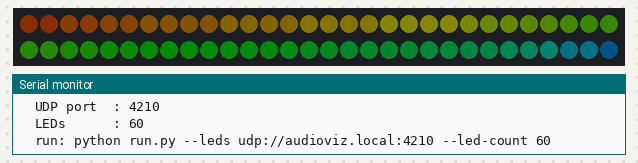
This sketch was run on a simulated ESP32. On the bench: 60 RGB LEDs in strip order, left to right, continuing on the next row, the last lines printed to the serial monitor. Dim RGB values are drawn brighter than linear; WiFi joins after 1.5 s; servers stay silent unless stated.

Above: at 1.51 s.
At 2.52 s:
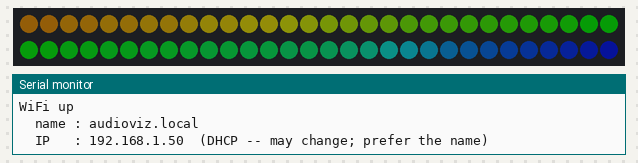
At 9.18 s:
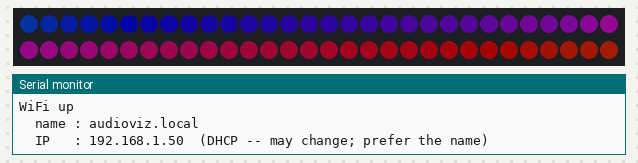
At 13.5 s:
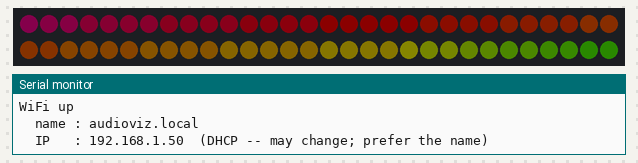
At 20.72 s:
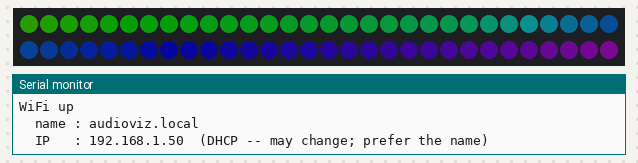
At 37.5 s:
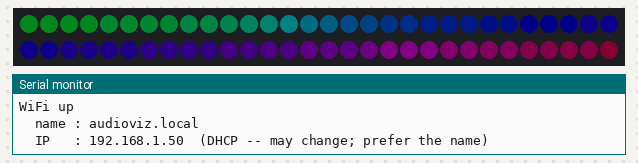

The sketch:

esp32_udp_ws2812.ino
```cpp
// esp32_udp_ws2812.ino
// ---------------------------------------------------------------------------
// audioviz LED receiver for an ADDRESSABLE strip (WS2812 / WS2812B / SK6812 --
// the 4-wire kind whose pins are 5V, GND, DIN, DOUT).
//
// The Mac decides every color; this sketch is a dumb driver. If frames stop
// arriving for AV_IDLE_TIMEOUT_MS it falls back to its own breathing
// animation, so the strip never just goes dead when you quit run.py.
//
// SETUP
//   1. Arduino IDE -> Boards Manager -> install "esp32" by Espressif.
//   2. Library Manager -> install "FastLED".
//   3. cp wifi_secrets.example.h wifi_secrets.h and fill in your network,
//      then set LED_COUNT below to match your strip.
//   4. Upload, then open Serial Monitor at 115200 -- it prints its name and IP.
//   5. On the Mac (the NAME, not the IP -- see HOSTNAME below):
//        python run.py --source mic --leds udp://audioviz.local:4210 --led-count <LED_COUNT>
//   Step by step, including moving the board to a wall socket:
//   firmware/QUICKSTART.md
//
// WIRING
//   DIN  <- GPIO 5 (through a 330 ohm resistor, close to the strip)
//   GND  <- ESP32 GND *and* the power supply ground (common ground is required)
//   5V   <- 5V supply rated for ~60mA per LED at full white. Do NOT power a
//           full strip from the ESP32's onboard regulator.
//   Add a 1000uF capacitor across the strip's 5V/GND to absorb inrush.
//
//   The ESP32's data pin is 3.3V and WS2812 wants ~0.7*5V = 3.5V. It usually
//   works anyway; if the first LED flickers or shows wrong colors, add a
//   74AHCT125 level shifter on the data line. That is the single most common
//   cause of "it mostly works but glitches".
// ---------------------------------------------------------------------------

#include <WiFi.h>
#include <WiFiUdp.h>
#include <FastLED.h>
#include "av_proto.h"
#include "av_net.h"

// ---- configure me ---------------------------------------------------------
// Credentials live in wifi_secrets.h beside this file (gitignored) so they
// never reach git: copy wifi_secrets.example.h to wifi_secrets.h and fill it in.
#if __has_include("wifi_secrets.h")
  #include "wifi_secrets.h"
#else
  #define WIFI_SSID_VALUE "YOUR_WIFI_NAME"
  #define WIFI_PASS_VALUE "YOUR_WIFI_PASSWORD"
#endif
static const char *WIFI_SSID = WIFI_SSID_VALUE;
static const char *WIFI_PASS = WIFI_PASS_VALUE;

#define LED_PIN     5
#define LED_COUNT   60      // must match --led-count on the Python side
#define UDP_PORT    4210

// The board's name on the network. It takes its ADDRESS from DHCP as usual,
// but answers to <HOSTNAME>.local over mDNS, so unplugging it from the wall
// and plugging it back in can't invalidate your command line even if the
// router hands out a different IP. Change it only if you run two of these.
#define HOSTNAME    "audioviz"
#define MAX_MILLIAMPS 2000  // FastLED brownout guard; match your PSU
// ---------------------------------------------------------------------------

CRGB leds[LED_COUNT];
WiFiUDP udp;

static uint8_t  packet[AV_HEADER_SIZE + LED_COUNT * 3 + 16];
static uint32_t lastFrameMs = 0;
static uint8_t  lastSeq     = 0;
static bool     haveSeq     = false;
static uint32_t framesRx = 0, framesDropped = 0;

void setup() {
  Serial.begin(115200);
  delay(200);

  FastLED.addLeds<WS2812B, LED_PIN, GRB>(leds, LED_COUNT);
  FastLED.setMaxPowerInVoltsAndMilliamps(5, MAX_MILLIAMPS);
  FastLED.clear(true);

  // Non-blocking: the idle animation below runs while this connects, so a
  // board that boots faster than the router still lights up and joins later.
  avNetBegin(WIFI_SSID, WIFI_PASS, HOSTNAME);

  Serial.printf("audioviz LED receiver ready\n");
  Serial.printf("  UDP port  : %d\n", UDP_PORT);
  Serial.printf("  LEDs      : %d\n", LED_COUNT);
  Serial.printf("\n  run: python run.py --leds udp://%s.local:%d --led-count %d\n\n",
                HOSTNAME, UDP_PORT, LED_COUNT);
}

void loop() {
  // Rebind the socket whenever the link comes back: the old one is bound to
  // an address the interface no longer holds.
  if (avNetLoop()) udp.begin(UDP_PORT);

  int size = udp.parsePacket();
  if (size > 0) {
    int len = udp.read(packet, sizeof(packet));
    AvFrame frame;
    if (len > 0 && avParse(packet, (size_t)len, &frame)) {
      // sequence gap = packets lost in flight. A trickle is normal on WiFi
      // and invisible on the strip; a flood means a bad network path.
      if (haveSeq) framesDropped += (uint8_t)(frame.seq - lastSeq - 1);
      lastSeq = frame.seq;
      haveSeq = true;
      framesRx++;

      // The strip is the authority on length: honor whichever is smaller so a
      // --led-count mismatch dims part of the strip instead of overrunning.
      uint16_t n = frame.count < LED_COUNT ? frame.count : LED_COUNT;
      for (uint16_t i = 0; i < n; i++) {
        leds[i] = CRGB(frame.rgb[i * 3], frame.rgb[i * 3 + 1], frame.rgb[i * 3 + 2]);
      }
      for (uint16_t i = n; i < LED_COUNT; i++) leds[i] = CRGB::Black;

      FastLED.show();
      lastFrameMs = millis();

      if ((framesRx % 600) == 0) {   // ~every 10s at 60fps
        Serial.printf("frames=%lu dropped=%lu\n", framesRx, framesDropped);
      }
    }
    return;
  }

  // ---- fallback: nobody is driving us, so drive ourselves -----------------
  if (millis() - lastFrameMs > AV_IDLE_TIMEOUT_MS) {
    uint8_t v   = avIdleBreath(millis());
    uint8_t hue = (uint8_t)((millis() / 60) & 0xFF);   // slow hue drift
    for (uint16_t i = 0; i < LED_COUNT; i++) {
      leds[i] = CHSV(hue + (uint8_t)(i * 2), 200, v);
    }
    FastLED.show();
    delay(16);
    haveSeq = false;   // don't count the gap as drops when Python returns
  }
}
```

av_net.h
```cpp
// av_net.h -- audioviz WiFi bring-up and keep-alive, MCU side.
//
// The problem this solves: the board is powered from a wall socket, so every
// time it is unplugged it reboots, and DHCP is free to hand it a *different*
// address than last time. An IP baked into a `--leds udp://...` command is
// therefore stale the moment the lease changes.
//
// The fix is not a static IP -- a hand-picked address outside the router's
// pool is one more thing to get wrong on a new network. Instead the board
// keeps taking its address from DHCP and *advertises* itself over mDNS under
// a fixed name, so `audioviz.local` resolves to whatever DHCP just gave it.
// Python resolves that name (and re-resolves it if sends start failing), so
// the command line never has to change again.
//
// The second half is reconnection. A board plugged into the wall routinely
// boots faster than the router it wants to join, and WiFi drops on its own
// besides, so connecting must never be a blocking wait in setup(): the idle
// animation should run the whole time, and the board should rejoin by itself
// whenever the network comes back.
//
// NOTE: duplicated in each sketch folder, like av_proto.h, because the
// Arduino IDE only compiles headers that sit beside the .ino. The copies must
// stay byte-identical -- see firmware/README.md.

#pragma once
#include <WiFi.h>
#include <ESPmDNS.h>
#include <stdint.h>

// How often to nudge a disconnected radio. Fast enough that plugging the
// board in before the router finishes booting costs a few seconds, slow
// enough that a genuinely absent network isn't a busy loop.
static const uint32_t AV_NET_RETRY_MS = 5000;

static const char *avNetHost = "audioviz";
static const char *avNetSsid = nullptr;
static const char *avNetPass = nullptr;
static bool        avNetUp   = false;
static uint32_t    avNetLastTryMs = 0;

// Advertise <host>.local -> this IP, plus a service record so the strip is
// discoverable rather than merely resolvable. Re-run on every reconnect: the
// responder is bound to the interface, and a new lease needs a new record.
static inline void avNetAdvertise() {
  MDNS.end();
  if (MDNS.begin(avNetHost)) {
    MDNS.addService("audioviz", "udp", 4210);
  } else {
    Serial.println("mDNS failed to start -- use the raw IP below");
  }
}

// Starts the radio. Does NOT wait for a connection -- callers run their idle
// animation while avNetLoop() gets there.
static inline void avNetBegin(const char *ssid, const char *pass,
                              const char *hostname) {
  avNetSsid = ssid;
  avNetPass = pass;
  avNetHost = hostname;

  WiFi.persistent(false);      // don't wear out flash rewriting creds
  WiFi.mode(WIFI_STA);
  WiFi.setSleep(false);        // modem sleep adds 100ms+ of jitter to 60fps
  WiFi.setHostname(hostname);  // must precede begin(); names the DHCP lease
  WiFi.setAutoReconnect(true);
  WiFi.begin(ssid, pass);
  avNetLastTryMs = millis();

  Serial.printf("\nconnecting to %s as %s.local\n", ssid, hostname);
}

// Call every loop. Returns true on the frame the link comes up, so the sketch
// can (re)bind its UDP socket -- the old socket is bound to an address that
// no longer exists after a reconnect.
static inline bool avNetLoop() {
  bool connected = (WiFi.status() == WL_CONNECTED);

  if (connected && !avNetUp) {
    avNetUp = true;
    avNetAdvertise();
    Serial.printf("\nWiFi up\n");
    Serial.printf("  name : %s.local\n", avNetHost);
    Serial.printf("  IP   : %s  (DHCP -- may change; prefer the name)\n",
                  WiFi.localIP().toString().c_str());
    return true;
  }

  if (!connected) {
    if (avNetUp) {
      avNetUp = false;
      Serial.println("WiFi lost -- retrying");
    }
    uint32_t now = millis();
    if (now - avNetLastTryMs > AV_NET_RETRY_MS) {
      avNetLastTryMs = now;
      WiFi.disconnect();
      WiFi.begin(avNetSsid, avNetPass);
      Serial.print(".");
    }
  }
  return false;
}
```

av_proto.h
```cpp
// av_proto.h -- audioviz LED wire protocol, MCU side.
//
// Mirrors the encoder in led.py. One frame:
//
//   offset  size  field
//   0       3     magic "AVZ"
//   3       1     version (1)
//   4       1     sequence number, wraps at 256
//   5       2     pixel count, big-endian
//   7       3*N   RGB bytes
//
// NOTE: this file is duplicated in each sketch folder because the Arduino
// IDE only compiles headers that sit beside the .ino. The copies must stay
// byte-identical -- see firmware/README.md.

#pragma once
#include <stdint.h>
#include <stddef.h>

static const uint8_t AV_VERSION     = 1;
static const uint8_t AV_HEADER_SIZE = 7;

// How long to wait with no frames before falling back to the idle animation.
// Python sends at 60fps, so a full second of silence means it really is gone
// (app quit, WiFi dropped, laptop asleep) rather than a few lost packets.
static const uint32_t AV_IDLE_TIMEOUT_MS = 1000;

struct AvFrame {
  uint8_t        seq;
  uint16_t       count;
  const uint8_t *rgb;   // points into the caller's buffer, 3*count bytes
};

// Returns true and fills `out` if buf holds a well-formed frame.
static inline bool avParse(const uint8_t *buf, size_t len, AvFrame *out) {
  if (len < AV_HEADER_SIZE) return false;
  if (buf[0] != 'A' || buf[1] != 'V' || buf[2] != 'Z') return false;
  if (buf[3] != AV_VERSION) return false;
  uint16_t count = ((uint16_t)buf[5] << 8) | (uint16_t)buf[6];
  if (len < (size_t)AV_HEADER_SIZE + (size_t)count * 3) return false;
  out->seq   = buf[4];
  out->count = count;
  out->rgb   = buf + AV_HEADER_SIZE;
  return true;
}

// Idle fallback: a slow breathing brightness, so an unattended strip looks
// deliberate rather than broken. Returns 0..255.
static inline uint8_t avIdleBreath(uint32_t ms) {
  // ~6s period, triangle wave -- no floating point, no sin() table
  uint32_t phase = (ms % 6000u) * 2u;          // 0..11999
  uint32_t v = phase < 6000u ? phase : 12000u - phase;   // 0..6000..0
  return (uint8_t)(12 + (v * 90u) / 6000u);    // dim, 12..102
}
```

wifi_secrets.example.h
```cpp
// Copy to wifi_secrets.h (gitignored) and fill in. 2.4GHz networks only.
#define WIFI_SSID_VALUE "YOUR_WIFI_NAME"
#define WIFI_PASS_VALUE "YOUR_WIFI_PASSWORD"
```
